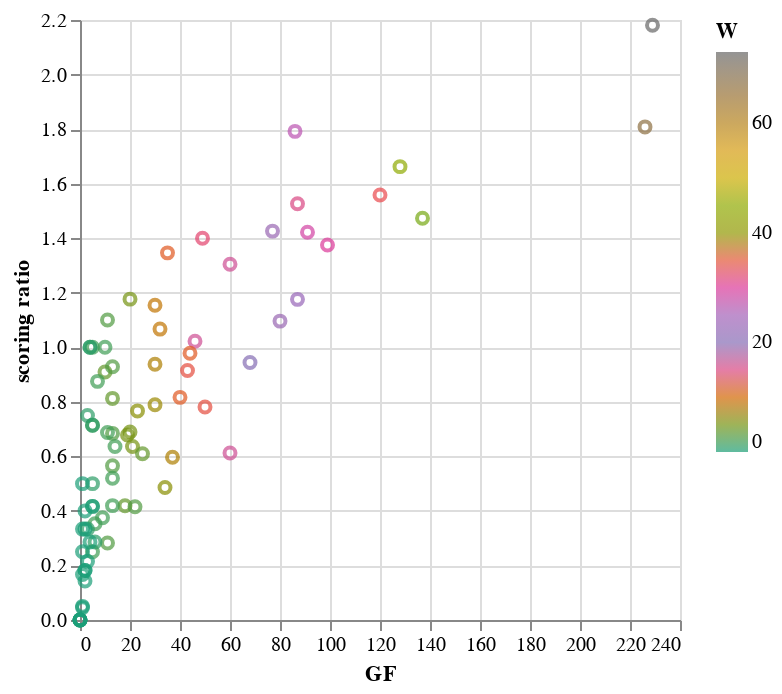

The notebook cell saved with this chart:
### Code cell
alt.Chart(lf_team_recs.collect().with_columns(
    (pl.col('GF')/pl.col('GA')).alias('scoring ratio')
)).mark_point().encode(
    x='GF',
    y='scoring ratio',
    color=alt.Color('W', scale=alt.Scale(scheme="dark2"))
)

### Figure 1 — Vega-Lite specification as saved in the notebook (floating-point values rounded to 4 significant figures)
{"config": {"view": {"continuousWidth": 300, "continuousHeight": 300}}, "data": {"name": "data-bc0c4c722c7e7268767d9135071c8e9f"}, "mark": {"type": "point"}, "encoding": {"color": {"field": "W", "scale": {"scheme": "dark2"}, "type": "quantitative"}, "x": {"field": "GF", "type": "quantitative"}, "y": {"field": "scoring ratio", "type": "quantitative"}}, "$schema": "https://vega.github.io/schema/vega-lite/v5.20.1.json", "datasets": {"data-bc0c4c722c7e7268767d9135071c8e9f": [{"Team": "Brazil", "Matches": 109, "GF": 229, "GA": 105, "GD": 124, "W": 73, "L": 18, "D": 18, "GF_avg": 2.0, "GA_avg": 1.1, "GD_avg": 0.9, "win_perc": 66.97, "scoring ratio": 2.181}, {"Team": "Germany", "Matches": 109, "GF": 226, "GA": 125, "GD": 101, "W": 67, "L": 22, "D": 20, "GF_avg": 1.98, "GA_avg": 1.36, "GD_avg": 0.62, "win_perc": 61.47, "scoring ratio": 1.808}, {"Team": "Italy", "Matches": 83, "GF": 128, "GA": 77, "GD": 51, "W": 45, "L": 17, "D": 21, "GF_avg": 1.48, "GA_avg": 1.0, "GD_avg": 0.48, "win_perc": 54.22, "scoring ratio": 1.662}, {"Team": "Argentina", "Matches": 81, "GF": 137, "GA": 93, "GD": 44, "W": 43, "L": 23, "D": 15, "GF_avg": 1.52, "GA_avg": 1.29, "GD_avg": 0.23, "win_perc": 53.09, "scoring ratio": 1.473}, {"Team": "France", "Matches": 66, "GF": 120, "GA": 77, "GD": 43, "W": 34, "L": 19, "D": 13, "GF_avg": 1.78, "GA_avg": 1.18, "GD_avg": 0.6, "win_perc": 51.52, "scoring ratio": 1.558}, {"Team": "Spain", "Matches": 63, "GF": 99, "GA": 72, "GD": 27, "W": 30, "L": 18, "D": 15, "GF_avg": 1.57, "GA_avg": 1.14, "GD_avg": 0.43, "win_perc": 47.62, "scoring ratio": 1.375}, {"Team": "England", "Matches": 69, "GF": 91, "GA": 64, "GD": 27, "W": 29, "L": 19, "D": 21, "GF_avg": 1.31, "GA_avg": 0.94, "GD_avg": 0.36, "win_perc": 42.03, "scoring ratio": 1.422}, {"Team": "Netherlands", "Matches": 50, "GF": 86, "GA": 48, "GD": 38, "W": 27, "L": 11, "D": 12, "GF_avg": 1.72, "GA_avg": 1.0, "GD_avg": 0.72, "win_perc": 54.0, "scoring ratio": 1.792}, {"Team": "Uruguay", "Matches": 56, "GF": 87, "GA": 74, "GD": 13, "W": 24, "L": 20, "D": 12, "GF_avg": 1.49, "GA_avg": 1.36, "GD_avg": 0.13, "win_perc": 42.86, "scoring ratio": 1.176}, {"Team": "Belgium", "Matches": 48, "GF": 68, "GA": 72, "GD": -4, "W": 20, "L": 19, "D": 9, "GF_avg": 1.48, "GA_avg": 1.4, "GD_avg": 0.07, "win_perc": 41.67, "scoring ratio": 0.9444}, {"Team": "Russia", "Matches": 45, "GF": 77, "GA": 54, "GD": 23, "W": 19, "L": 16, "D": 10, "GF_avg": 1.58, "GA_avg": 1.23, "GD_avg": 0.35, "win_perc": 42.22, "scoring ratio": 1.426}, {"Team": "Sweden", "Matches": 51, "GF": 80, "GA": 73, "GD": 7, "W": 19, "L": 19, "D": 13, "GF_avg": 1.5, "GA_avg": 1.54, "GD_avg": -0.04, "win_perc": 37.25, "scoring ratio": 1.096}, {"Team": "Yugoslavia", "Matches": 37, "GF": 60, "GA": 46, "GD": 14, "W": 16, "L": 13, "D": 8, "GF_avg": 1.74, "GA_avg": 1.15, "GD_avg": 0.6, "win_perc": 43.24, "scoring ratio": 1.304}, {"Team": "Poland", "Matches": 34, "GF": 46, "GA": 45, "GD": 1, "W": 16, "L": 13, "D": 5, "GF_avg": 1.36, "GA_avg": 1.33, "GD_avg": 0.03, "win_perc": 47.06, "scoring ratio": 1.022}, {"Team": "Mexico", "Matches": 57, "GF": 60, "GA": 98, "GD": -38, "W": 16, "L": 27, "D": 14, "GF_avg": 1.09, "GA_avg": 1.54, "GD_avg": -0.46, "win_perc": 28.07, "scoring ratio": 0.6122}, {"Team": "Hungary", "Matches": 32, "GF": 87, "GA": 57, "GD": 30, "W": 15, "L": 14, "D": 3, "GF_avg": 2.53, "GA_avg": 1.88, "GD_avg": 0.64, "win_perc": 46.88, "scoring ratio": 1.526}, {"Team": "Portugal", "Matches": 30, "GF": 49, "GA": 35, "GD": 14, "W": 14, "L": 10, "D": 6, "GF_avg": 1.52, "GA_avg": 1.21, "GD_avg": 0.31, "win_perc": 46.67, "scoring ratio": 1.4}, {"Team": "Switzerland", "Matches": 37, "GF": 50, "GA": 64, "GD": -14, "W": 12, "L": 17, "D": 8, "GF_avg": 1.44, "GA_avg": 1.74, "GD_avg": -0.3, "win_perc": 32.43, "scoring ratio": 0.7812}, {"Team": "Austria", "Matches": 29, "GF": 43, "GA": 47, "GD": -4, "W": 12, "L": 13, "D": 4, "GF_avg": 1.56, "GA_avg": 1.53, "GD_avg": 0.03, "win_perc": 41.38, "scoring ratio": 0.9149}, {"Team": "Croatia", "Matches": 23, "GF": 35, "GA": 26, "GD": 9, "W": 11, "L": 8, "D": 4, "GF_avg": 1.46, "GA_avg": 1.2, "GD_avg": 0.26, "win_perc": 47.83, "scoring ratio": 1.346}, {"Team": "Czechoslovakia", "Matches": 30, "GF": 44, "GA": 45, "GD": -1, "W": 11, "L": 14, "D": 5, "GF_avg": 1.78, "GA_avg": 1.33, "GD_avg": 0.45, "win_perc": 36.67, "scoring ratio": 0.9778}, {"Team": "Chile", "Matches": 33, "GF": 40, "GA": 49, "GD": -9, "W": 11, "L": 15, "D": 7, "GF_avg": 1.23, "GA_avg": 1.47, "GD_avg": -0.25, "win_perc": 33.33, "scoring ratio": 0.8163}, {"Team": "Colombia", "Matches": 22, "GF": 32, "GA": 30, "GD": 2, "W": 9, "L": 10, "D": 3, "GF_avg": 1.44, "GA_avg": 1.31, "GD_avg": 0.12, "win_perc": 40.91, "scoring ratio": 1.067}, {"Team": "Denmark", "Matches": 20, "GF": 30, "GA": 26, "GD": 4, "W": 9, "L": 6, "D": 5, "GF_avg": 1.5, "GA_avg": 1.33, "GD_avg": 0.18, "win_perc": 45.0, "scoring ratio": 1.154}, {"Team": "United States", "Matches": 33, "GF": 37, "GA": 62, "GD": -25, "W": 8, "L": 19, "D": 6, "GF_avg": 1.12, "GA_avg": 1.86, "GD_avg": -0.74, "win_perc": 24.24, "scoring ratio": 0.5968}, {"Team": "Romania", "Matches": 21, "GF": 30, "GA": 32, "GD": -2, "W": 8, "L": 8, "D": 5, "GF_avg": 1.46, "GA_avg": 1.51, "GD_avg": -0.06, "win_perc": 38.1, "scoring ratio": 0.9375}, {"Team": "Paraguay", "Matches": 27, "GF": 30, "GA": 38, "GD": -8, "W": 7, "L": 10, "D": 10, "GF_avg": 1.14, "GA_avg": 1.33, "GD_avg": -0.2, "win_perc": 25.93, "scoring ratio": 0.7895}, {"Team": "Nigeria", "Matches": 21, "GF": 23, "GA": 30, "GD": -7, "W": 6, "L": 12, "D": 3, "GF_avg": 1.08, "GA_avg": 1.42, "GD_avg": -0.34, "win_perc": 28.57, "scoring ratio": 0.7667}, {"Team": "South Korea", "Matches": 34, "GF": 34, "GA": 70, "GD": -36, "W": 6, "L": 19, "D": 9, "GF_avg": 0.98, "GA_avg": 2.16, "GD_avg": -1.18, "win_perc": 17.65, "scoring ratio": 0.4857}, {"Team": "Japan", "Matches": 21, "GF": 20, "GA": 29, "GD": -9, "W": 5, "L": 11, "D": 5, "GF_avg": 0.99, "GA_avg": 1.4, "GD_avg": -0.42, "win_perc": 23.81, "scoring ratio": 0.6897}, {"Team": "Costa Rica", "Matches": 18, "GF": 19, "GA": 28, "GD": -9, "W": 5, "L": 8, "D": 5, "GF_avg": 1.02, "GA_avg": 1.54, "GD_avg": -0.51, "win_perc": 27.78, "scoring ratio": 0.6786}, {"Team": "Peru", "Matches": 18, "GF": 21, "GA": 33, "GD": -12, "W": 5, "L": 10, "D": 3, "GF_avg": 1.42, "GA_avg": 1.58, "GD_avg": -0.17, "win_perc": 27.78, "scoring ratio": 0.6364}, {"Team": "Turkey", "Matches": 10, "GF": 20, "GA": 17, "GD": 3, "W": 5, "L": 4, "D": 1, "GF_avg": 3.12, "GA_avg": 1.06, "GD_avg": 2.06, "win_perc": 50.0, "scoring ratio": 1.176}, {"Team": "Scotland", "Matches": 23, "GF": 25, "GA": 41, "GD": -16, "W": 4, "L": 12, "D": 7, "GF_avg": 1.11, "GA_avg": 1.68, "GD_avg": -0.57, "win_perc": 17.39, "scoring ratio": 0.6098}, {"Team": "Ecuador", "Matches": 10, "GF": 10, "GA": 11, "GD": -1, "W": 4, "L": 5, "D": 1, "GF_avg": 1.1, "GA_avg": 0.78, "GD_avg": 0.31, "win_perc": 40.0, "scoring ratio": 0.9091}, {"Team": "Cameroon", "Matches": 23, "GF": 18, "GA": 43, "GD": -25, "W": 4, "L": 12, "D": 7, "GF_avg": 0.81, "GA_avg": 1.88, "GD_avg": -1.06, "win_perc": 17.39, "scoring ratio": 0.4186}, {"Team": "Ghana", "Matches": 12, "GF": 13, "GA": 16, "GD": -3, "W": 4, "L": 5, "D": 3, "GF_avg": 1.06, "GA_avg": 1.32, "GD_avg": -0.25, "win_perc": 33.33, "scoring ratio": 0.8125}, {"Team": "Ivory Coast", "Matches": 9, "GF": 13, "GA": 14, "GD": -1, "W": 3, "L": 5, "D": 1, "GF_avg": 1.5, "GA_avg": 1.42, "GD_avg": 0.09, "win_perc": 33.33, "scoring ratio": 0.9286}, {"Team": "Saudi Arabia", "Matches": 16, "GF": 11, "GA": 39, "GD": -28, "W": 3, "L": 11, "D": 2, "GF_avg": 0.69, "GA_avg": 2.39, "GD_avg": -1.7, "win_perc": 18.75, "scoring ratio": 0.2821}, {"Team": "Senegal", "Matches": 8, "GF": 11, "GA": 10, "GD": 1, "W": 3, "L": 2, "D": 3, "GF_avg": 1.3, "GA_avg": 1.34, "GD_avg": -0.04, "win_perc": 37.5, "scoring ratio": 1.1}, {"Team": "Northern Ireland", "Matches": 13, "GF": 13, "GA": 23, "GD": -10, "W": 3, "L": 5, "D": 5, "GF_avg": 1.0, "GA_avg": 1.69, "GD_avg": -0.7, "win_perc": 23.08, "scoring ratio": 0.5652}, {"Team": "Algeria", "Matches": 13, "GF": 13, "GA": 19, "GD": -6, "W": 3, "L": 7, "D": 3, "GF_avg": 0.98, "GA_avg": 1.48, "GD_avg": -0.48, "win_perc": 23.08, "scoring ratio": 0.6842}, {"Team": "Bulgaria", "Matches": 26, "GF": 22, "GA": 53, "GD": -31, "W": 3, "L": 15, "D": 8, "GF_avg": 1.08, "GA_avg": 1.84, "GD_avg": -0.77, "win_perc": 11.54, "scoring ratio": 0.4151}, {"Team": "Tunisia", "Matches": 15, "GF": 13, "GA": 25, "GD": -12, "W": 2, "L": 9, "D": 4, "GF_avg": 1.15, "GA_avg": 1.62, "GD_avg": -0.46, "win_perc": 13.33, "scoring ratio": 0.52}, {"Team": "Greece", "Matches": 10, "GF": 5, "GA": 20, "GD": -15, "W": 2, "L": 6, "D": 2, "GF_avg": 0.58, "GA_avg": 1.92, "GD_avg": -1.34, "win_perc": 20.0, "scoring ratio": 0.25}, {"Team": "Ukraine", "Matches": 5, "GF": 5, "GA": 7, "GD": -2, "W": 2, "L": 2, "D": 1, "GF_avg": 1.0, "GA_avg": 0.88, "GD_avg": 0.12, "win_perc": 40.0, "scoring ratio": 0.7143}, {"Team": "Republic of Ireland", "Matches": 13, "GF": 10, "GA": 10, "GD": 0, "W": 2, "L": 3, "D": 8, "GF_avg": 0.7, "GA_avg": 0.7, "GD_avg": 0.0, "win_perc": 15.38, "scoring ratio": 1.0}, {"Team": "Australia", "Matches": 16, "GF": 13, "GA": 31, "GD": -18, "W": 2, "L": 10, "D": 4, "GF_avg": 0.88, "GA_avg": 1.88, "GD_avg": -1.0, "win_perc": 12.5, "scoring ratio": 0.4194}, {"Team": "Morocco", "Matches": 16, "GF": 14, "GA": 22, "GD": -8, "W": 2, "L": 9, "D": 5, "GF_avg": 0.8, "GA_avg": 1.32, "GD_avg": -0.52, "win_perc": 12.5, "scoring ratio": 0.6364}, {"Team": "Iran", "Matches": 15, "GF": 9, "GA": 24, "GD": -15, "W": 2, "L": 9, "D": 4, "GF_avg": 0.57, "GA_avg": 1.33, "GD_avg": -0.76, "win_perc": 13.33, "scoring ratio": 0.375}, {"Team": "Serbia", "Matches": 9, "GF": 6, "GA": 17, "GD": -11, "W": 2, "L": 7, "D": 0, "GF_avg": 0.62, "GA_avg": 1.85, "GD_avg": -1.23, "win_perc": 22.22, "scoring ratio": 0.3529}, {"Team": "East Germany", "Matches": 6, "GF": 5, "GA": 5, "GD": 0, "W": 2, "L": 2, "D": 2, "GF_avg": 0.88, "GA_avg": 0.88, "GD_avg": 0.0, "win_perc": 33.33, "scoring ratio": 1.0}, {"Team": "Norway", "Matches": 8, "GF": 7, "GA": 8, "GD": -1, "W": 2, "L": 3, "D": 3, "GF_avg": 0.93, "GA_avg": 0.57, "GD_avg": 0.36, "win_perc": 25.0, "scoring ratio": 0.875}, {"Team": "South Africa", "Matches": 9, "GF": 11, "GA": 16, "GD": -5, "W": 2, "L": 3, "D": 4, "GF_avg": 1.14, "GA_avg": 2.04, "GD_avg": -0.9, "win_perc": 22.22, "scoring ratio": 0.6875}, {"Team": "Slovenia", "Matches": 6, "GF": 5, "GA": 10, "GD": -5, "W": 1, "L": 4, "D": 1, "GF_avg": 0.84, "GA_avg": 1.66, "GD_avg": -0.84, "win_perc": 16.67, "scoring ratio": 0.5}, {"Team": "Czech Republic", "Matches": 3, "GF": 3, "GA": 4, "GD": -1, "W": 1, "L": 2, "D": 0, "GF_avg": 1.5, "GA_avg": 1.0, "GD_avg": 0.5, "win_perc": 33.33, "scoring ratio": 0.75}, {"Team": "Slovakia", "Matches": 4, "GF": 5, "GA": 7, "GD": -2, "W": 1, "L": 2, "D": 1, "GF_avg": 1.25, "GA_avg": 1.75, "GD_avg": -0.5, "win_perc": 25.0, "scoring ratio": 0.7143}, {"Team": "Bosnia and Herzegovina", "Matches": 3, "GF": 4, "GA": 4, "GD": 0, "W": 1, "L": 2, "D": 0, "GF_avg": 1.75, "GA_avg": 1.25, "GD_avg": 0.5, "win_perc": 33.33, "scoring ratio": 1.0}, {"Team": "North Korea", "Matches": 7, "GF": 6, "GA": 21, "GD": -15, "W": 1, "L": 5, "D": 1, "GF_avg": 0.84, "GA_avg": 2.79, "GD_avg": -1.96, "win_perc": 14.29, "scoring ratio": 0.2857}, {"Team": "Jamaica", "Matches": 3, "GF": 3, "GA": 9, "GD": -6, "W": 1, "L": 2, "D": 0, "GF_avg": 1.0, "GA_avg": 3.0, "GD_avg": -2.0, "win_perc": 33.33, "scoring ratio": 0.3333}, {"Team": "Wales", "Matches": 5, "GF": 4, "GA": 4, "GD": 0, "W": 1, "L": 1, "D": 3, "GF_avg": 1.25, "GA_avg": 0.88, "GD_avg": 0.38, "win_perc": 20.0, "scoring ratio": 1.0}, {"Team": "Cuba", "Matches": 3, "GF": 5, "GA": 12, "GD": -7, "W": 1, "L": 1, "D": 1, "GF_avg": 1.25, "GA_avg": 5.0, "GD_avg": -3.75, "win_perc": 33.33, "scoring ratio": 0.4167}, {"Team": "Indonesia", "Matches": 1, "GF": 0, "GA": 6, "GD": -6, "W": 0, "L": 1, "D": 0, "GF_avg": 0.0, "GA_avg": 6.0, "GD_avg": -6.0, "win_perc": 0.0, "scoring ratio": 0.0}, {"Team": "China", "Matches": 3, "GF": 0, "GA": 9, "GD": -9, "W": 0, "L": 3, "D": 0, "GF_avg": 0.0, "GA_avg": 2.75, "GD_avg": -2.75, "win_perc": 0.0, "scoring ratio": 0.0}, {"Team": "Angola", "Matches": 3, "GF": 1, "GA": 2, "GD": -1, "W": 0, "L": 1, "D": 2, "GF_avg": 0.25, "GA_avg": 0.75, "GD_avg": -0.5, "win_perc": 0.0, "scoring ratio": 0.5}, {"Team": "Iceland", "Matches": 3, "GF": 2, "GA": 5, "GD": -3, "W": 0, "L": 2, "D": 1, "GF_avg": 0.75, "GA_avg": 1.75, "GD_avg": -1.0, "win_perc": 0.0, "scoring ratio": 0.4}, {"Team": "United Arab Emirates", "Matches": 3, "GF": 2, "GA": 11, "GD": -9, "W": 0, "L": 3, "D": 0, "GF_avg": 0.5, "GA_avg": 3.25, "GD_avg": -2.75, "win_perc": 0.0, "scoring ratio": 0.1818}, {"Team": "Honduras", "Matches": 9, "GF": 3, "GA": 14, "GD": -11, "W": 0, "L": 6, "D": 3, "GF_avg": 0.32, "GA_avg": 1.55, "GD_avg": -1.23, "win_perc": 0.0, "scoring ratio": 0.2143}, {"Team": "Iraq", "Matches": 3, "GF": 1, "GA": 4, "GD": -3, "W": 0, "L": 3, "D": 0, "GF_avg": 0.5, "GA_avg": 1.5, "GD_avg": -1.0, "win_perc": 0.0, "scoring ratio": 0.25}, {"Team": "Togo", "Matches": 3, "GF": 1, "GA": 6, "GD": -5, "W": 0, "L": 3, "D": 0, "GF_avg": 0.5, "GA_avg": 2.0, "GD_avg": -1.5, "win_perc": 0.0, "scoring ratio": 0.1667}, {"Team": "Egypt", "Matches": 7, "GF": 5, "GA": 12, "GD": -7, "W": 0, "L": 5, "D": 2, "GF_avg": 0.42, "GA_avg": 1.42, "GD_avg": -1.0, "win_perc": 0.0, "scoring ratio": 0.4167}, {"Team": "Canada", "Matches": 3, "GF": 0, "GA": 5, "GD": -5, "W": 0, "L": 3, "D": 0, "GF_avg": 0.0, "GA_avg": 1.5, "GD_avg": -1.5, "win_perc": 0.0, "scoring ratio": 0.0}, {"Team": "DR Congo", "Matches": 3, "GF": 0, "GA": 14, "GD": -14, "W": 0, "L": 3, "D": 0, "GF_avg": 0.0, "GA_avg": 5.75, "GD_avg": -5.75, "win_perc": 0.0, "scoring ratio": 0.0}, {"Team": "Kuwait", "Matches": 3, "GF": 2, "GA": 6, "GD": -4, "W": 0, "L": 2, "D": 1, "GF_avg": 0.67, "GA_avg": 2.0, "GD_avg": -1.33, "win_perc": 0.0, "scoring ratio": 0.3333}, {"Team": "El Salvador", "Matches": 6, "GF": 1, "GA": 22, "GD": -21, "W": 0, "L": 6, "D": 0, "GF_avg": 0.17, "GA_avg": 3.67, "GD_avg": -3.5, "win_perc": 0.0, "scoring ratio": 0.04545}, {"Team": "Israel", "Matches": 3, "GF": 1, "GA": 3, "GD": -2, "W": 0, "L": 1, "D": 2, "GF_avg": 0.33, "GA_avg": 1.0, "GD_avg": -0.67, "win_perc": 0.0, "scoring ratio": 0.3333}, {"Team": "Panama", "Matches": 3, "GF": 2, "GA": 11, "GD": -9, "W": 0, "L": 3, "D": 0, "GF_avg": 0.75, "GA_avg": 3.25, "GD_avg": -2.5, "win_perc": 0.0, "scoring ratio": 0.1818}, {"Team": "Haiti", "Matches": 3, "GF": 2, "GA": 14, "GD": -12, "W": 0, "L": 3, "D": 0, "GF_avg": 0.5, "GA_avg": 5.25, "GD_avg": -4.75, "win_perc": 0.0, "scoring ratio": 0.1429}, {"Team": "Bolivia", "Matches": 6, "GF": 1, "GA": 20, "GD": -19, "W": 0, "L": 5, "D": 1, "GF_avg": 0.5, "GA_avg": 3.2, "GD_avg": -2.7, "win_perc": 0.0, "scoring ratio": 0.05}, {"Team": "New Zealand", "Matches": 6, "GF": 4, "GA": 14, "GD": -10, "W": 0, "L": 3, "D": 3, "GF_avg": 0.8, "GA_avg": 1.8, "GD_avg": -1.0, "win_perc": 0.0, "scoring ratio": 0.2857}, {"Team": "Trinidad and Tobago", "Matches": 3, "GF": 0, "GA": 4, "GD": -4, "W": 0, "L": 2, "D": 1, "GF_avg": 0.0, "GA_avg": 1.0, "GD_avg": -1.0, "win_perc": 0.0, "scoring ratio": 0.0}]}}
